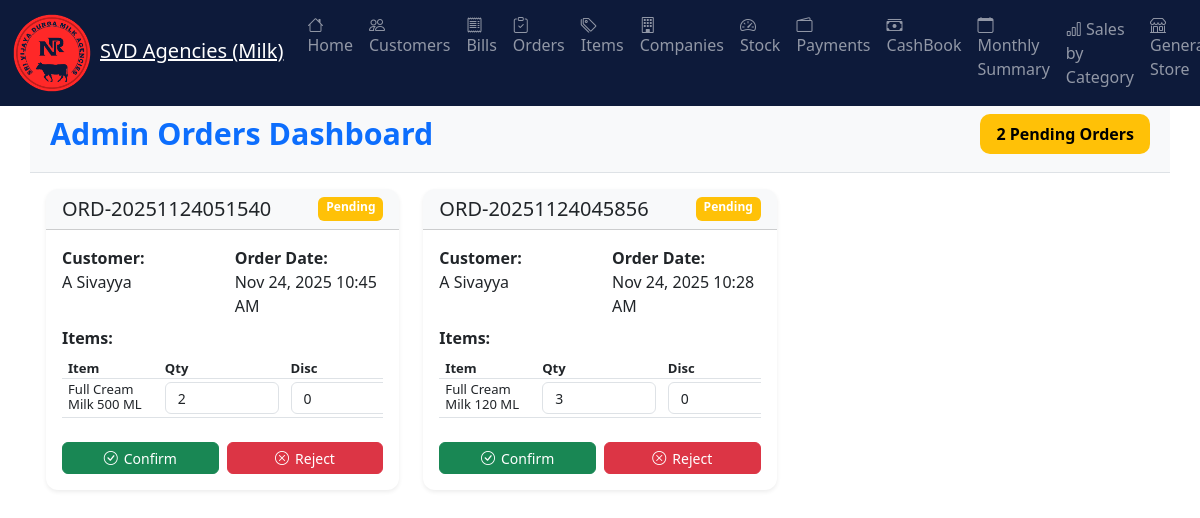
The app's page /milk_agency/admin-orders-dashboard/ (signed in), older data.
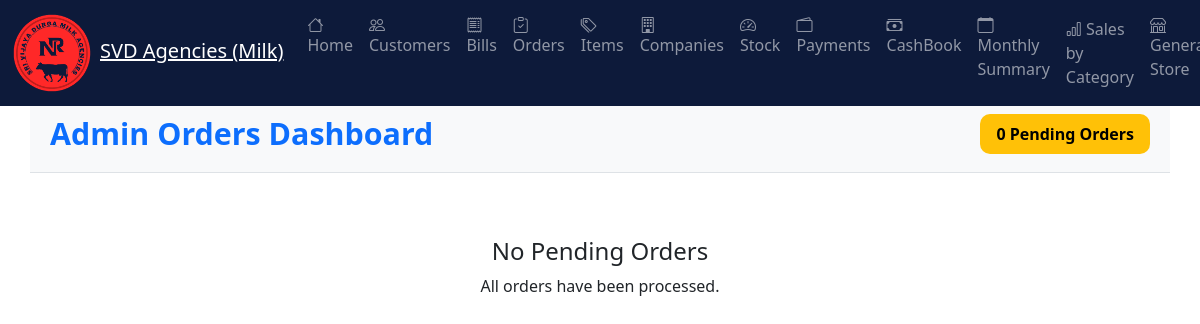
The same page, newer data.
### customer_portal/models.py (models this page shows, shortened)
class CustomerOrder(models.Model):
    STATUS_CHOICES = [
        ('pending', 'Pending Review'),
        ('confirmed', 'Confirmed'),
        ('cancelled', 'Cancelled'),
        ('rejected', 'Rejected'),
    ]
    order_number = models.CharField(max_length=50, unique=True, help_text='Unique order number')
    order_date = models.DateTimeField(default=timezone.now)
    status = models.CharField(max_length=20, choices=STATUS_CHOICES, default='pending')
    delivery_address = models.TextField(help_text='Delivery address')
    total_amount = models.DecimalField(max_digits=12, decimal_places=2, default=0, help_text='Total order amount')
    approved_total_amount = models.DecimalField(max_digits=12, decimal_places=2, default=0, help_text='Admin approved total amount')
    created_at = models.DateTimeField(auto_now_add=True)
    updated_at = models.DateTimeField(auto_now=True)
    customer = models.ForeignKey(Customer, on_delete=models.CASCADE, related_name='orders')
    created_by = models.ForeignKey(settings.AUTH_USER_MODEL, null=True, on_delete=models.SET_NULL, related_name='created_orders')
    approved_by = models.ForeignKey(settings.AUTH_USER_MODEL, blank=True, null=True, on_delete=models.SET_NULL, related_name='approved_orders')
    class Meta:
        verbose_name = 'Customer Order'
        verbose_name_plural = 'Customer Orders'
        ordering = ['-order_date']

class CustomerOrderItem(models.Model):
    order = models.ForeignKey(CustomerOrder, on_delete=models.CASCADE, related_name='items')
    item = models.ForeignKey(Item, on_delete=models.CASCADE)
    requested_quantity = models.IntegerField(help_text='Quantity requested by customer')
    requested_price = models.DecimalField(max_digits=10, decimal_places=2, help_text='Price per unit requested')
    approved_quantity = models.IntegerField(default=0, help_text='Quantity approved by admin')
    approved_price = models.DecimalField(max_digits=10, decimal_places=2, default=0, help_text='Price per unit approved by admin')
    discount = models.DecimalField(max_digits=10, decimal_places=2, default=0, help_text='Discount per unit')
    discount_total = models.DecimalField(max_digits=12, decimal_places=2, default=Decimal('0.00'))
    admin_notes = models.TextField(blank=True, help_text='Admin notes for this item')
    requested_total = models.DecimalField(max_digits=12, decimal_places=2, default=0)
    approved_total = models.DecimalField(max_digits=12, decimal_places=2, default=0)
    class Meta:
        verbose_name = 'Order Item'
        verbose_name_plural = 'Order Items'

### milk_agency/models.py (models this page shows, shortened)
class Customer(AbstractBaseUser, PermissionsMixin):
    phone = models.CharField(max_length=20, unique=True, help_text="Phone number for login")
    name = models.CharField(max_length=255)
    shop_name = models.CharField(max_length=255, blank=True, help_text="Name of the customer's shop")
    retailer_id = models.CharField(max_length=100, blank=True, help_text="Unique identifier for the retailer")
    flat_number = models.CharField(max_length=255, blank=True)
    area = models.CharField(max_length=255, blank=True)
    pin_code = models.CharField(max_length=10, blank=True)
    city = models.CharField(max_length=100, blank=True)
    state = models.CharField(max_length=100, blank=True)
    due = models.DecimalField(max_digits=12, decimal_places=2, default=0, help_text="Customer's current balance")
    is_commissioned = models.BooleanField(default=False, help_text="Whether this customer is eligible for commission calculation")
    frozen = models.BooleanField(default=False)
    last_login = models.DateTimeField(blank=True, null=True)
    is_active = models.BooleanField(default=True)
    is_staff = models.BooleanField(default=False)  # Needed to access admin site
    objects = CustomerManager()
    USERNAME_FIELD = "phone"
    REQUIRED_FIELDS = ["name"]
    groups = models.ManyToManyField(
        'auth.Group',
        related_name='customer_groups',
        blank=True,
        help_text='The groups this customer belongs to.',
        verbose_name='groups',
    )
    user_permissions = models.ManyToManyField(
        'auth.Permission',
        related_name='customer_permissions',
        blank=True,
        help_text='Specific permissions for this customer.',
        verbose_name='user permissions',
    )
    class Meta:
        ordering = ["name"]

class Item(models.Model):
    code = models.CharField(max_length=50, unique=True, blank=True, null=True, help_text='Unique item code')
    name = models.CharField(max_length=255)
    company = models.ForeignKey(Company, on_delete=models.SET_NULL, null=True, blank=True, related_name='items')
    category = models.CharField(max_length=100, blank=True, null=True)
    selling_price = models.DecimalField(max_digits=10, decimal_places=2)
    buying_price  = models.DecimalField(max_digits=10, decimal_places=2)
    mrp = models.DecimalField(max_digits=10, decimal_places=2, default=0, help_text='Maximum Retail Price')
    stock_quantity = models.IntegerField(default=0)
    pcs_count = models.IntegerField(default=0, help_text='Number of pieces per unit')
    image = models.ImageField(upload_to='items_saved/', blank=True, null=True)
    frozen = models.BooleanField(default=False, help_text='If true, item is frozen and not displayed in app except items dashboard')

### milk_agency/views_orders_dashboard.py (the view)
# urls.py: path('admin-orders-dashboard/', views_orders_dashboard.admin_orders_dashboard, name='admin_orders_dashboard'),
@never_cache
@login_required
def admin_orders_dashboard(request):
    pending_orders = CustomerOrder.objects.filter(status='pending').order_by('-order_date')
    context = {
        'pending_orders': pending_orders,
        'total_pending': pending_orders.count()
    }
    return render(request, 'customer_portal/admin_orders_dashboard.html', context)

### customer_portal/authentication.py (called while the page is built)
    def get_user(self, user_id):
        try:
            return Customer.objects.get(pk=user_id)
        except Customer.DoesNotExist:
            return None

### templates/customer_portal/admin_orders_dashboard.html (shortened to what the changed rows need)
﻿{% extends "milk_agency/home/base.html" %}
{% load static %}
{% load tz %}
{% block content %}
<div class="container-fluid">
    <div class="row">
        <div class="col-12">
            <div class="admin-header bg-light border-bottom">
                <h1 class="text-primary mb-0 admin-title">Admin Orders Dashboard</h1>
                <span class="pending-badge">
                    <span class="count-text">{{ total_pending }} Pending Orders</span>
                </span>
            </div>
            <div class="p-3">
                {% if pending_orders %}
                <div class="row g-4">
                    {% for order in pending_orders %}
                    <div class="col-lg-6 col-xl-4 col-md-6 col-12">
                        <div class="card shadow-sm border-0 order-card" id="order-{{ order.id }}">
                            <div class="card-header bg-light d-flex justify-content-between">
                                <h5 class="mb-0">{{ order.order_number }}</h5>
                                <span class="badge bg-warning">Pending</span>
                            </div>
                            <div class="card-body">
                                <div class="row mb-2">
                                    <div class="col-sm-6"><strong>Customer:</strong><br>{{ order.customer.name }}</div>
                                    <div class="col-sm-6"><strong>Order Date:</strong><br>{{ order.order_date|localtime|date:"M d, Y h:i A" }}</div>
                                </div>
                                <strong>Items:</strong>
                                <div class="table-responsive mt-2">
                                    <table class="table table-sm items-table">
                                        <thead>
                                            <tr>
                                                <th>Item</th>
                                                <th>Qty</th>
                                                <th>Disc</th>
                                            </tr>
                                        </thead>
                                        <tbody>
                                            {% for item in order.items.all %}
                                            <tr>
                                                <td>
                                                    <span class="item-name-desktop">{{ item.item.name }}</span>
                                                </td>
                                                <td>
                                                    <input type="number" class="form-control form-control-sm quantity-input"
                                                           min="1"
                                                           value="{{ item.requested_quantity }}"
                                                           data-item-id="{{ item.id }}">
                                                </td>
                                                <td>
                                                    <input type="number" class="form-control form-control-sm discount-input"
                                                           min="0" step="0.1"
                                                           value="{{ item.discount|default:0 }}"
                                                           data-item-id="{{ item.id }}">
                                                </td>
                                            </tr>
                                            {% endfor %}
                                        </tbody>
                                    </table>
                                </div>
                                <div class="d-flex gap-2 order-actions mt-2">
                                    <button class="btn btn-success btn-action" onclick="confirmOrder({{ order.id }})">
                                        <i class="bi bi-check-circle"></i><span>Confirm</span>
                                    </button>
                                    <button class="btn btn-danger btn-action" onclick="rejectOrder({{ order.id }})">
                                        <i class="bi bi-x-circle"></i><span>Reject</span>
                                    </button>
                                </div>
                            </div>
                        </div>
                    </div>
                    {% endfor %}
                </div>
                {% else %}
                <div class="text-center p-5">
                    <h4>No Pending Orders</h4>
                    <p>All orders have been processed.</p>
                </div>
                {% endif %}
            </div>
        </div>
    </div>
</div>
{% endblock %}

Row changes from the older to the newer data that the page shows:
no longer on this page (row edited): CustomerOrder: order_number "ORD-20251124051540", customer.name "A Sivayya", order_date "Nov 24, 2025 10:45 AM"
no longer on this page (row unchanged): CustomerOrderItem: item.name "Full Cream Milk 500 ML", requested_quantity "2", discount "0", shown under "ORD-20251124051540"
no longer on this page (row edited): CustomerOrder: order_number "ORD-20251124045856", customer.name "A Sivayya", order_date "Nov 24, 2025 10:28 AM"
no longer on this page (row unchanged): CustomerOrderItem: item.name "Full Cream Milk 120 ML", requested_quantity "3", discount "0", shown under "ORD-20251124045856"
Text that changed along with them:
{{ total_pending }}: "2" → "0"
text now shown: "No Pending Orders All orders have been processed."
